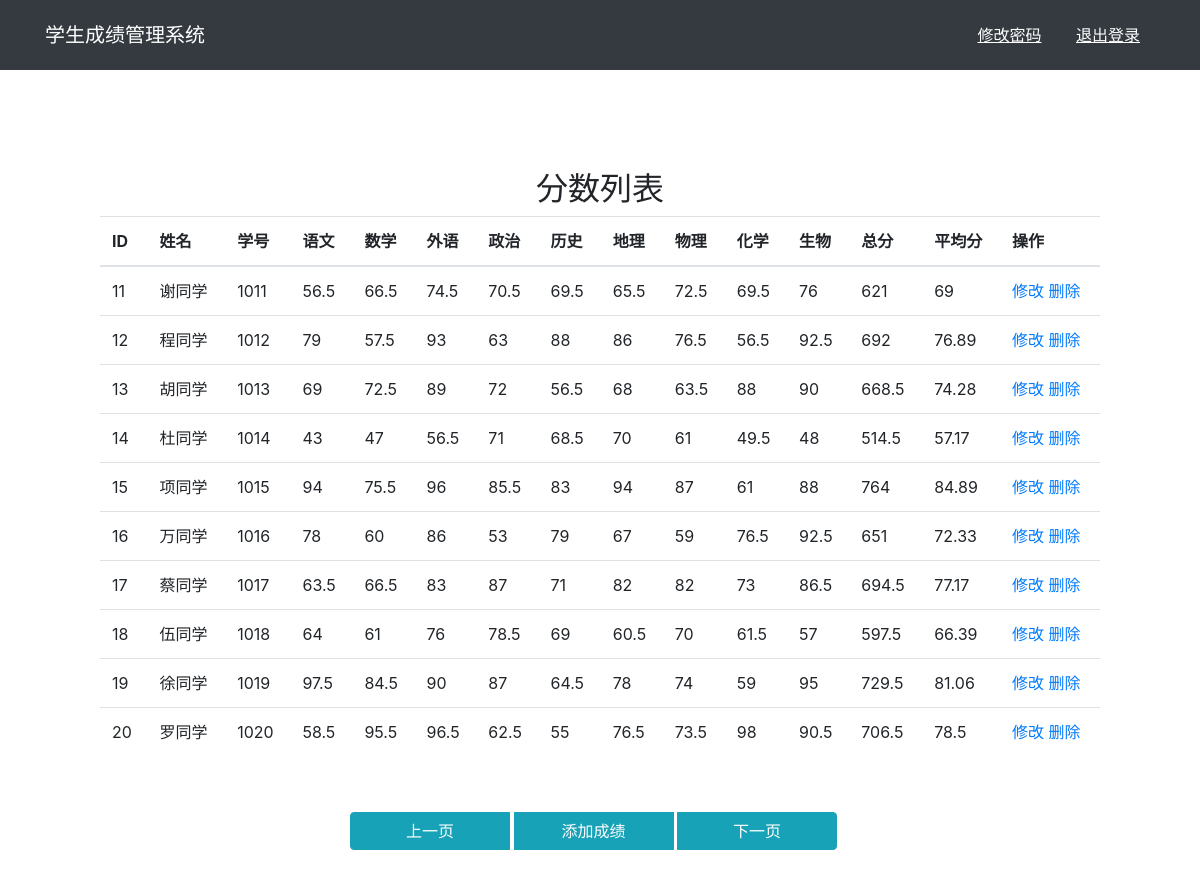
Page /admin/list.php?page=2 on the committed database.
### tables this page shows
CREATE TABLE `scores` (
  `id` int(11) NOT NULL,
  `name` varchar(50) NOT NULL,
  `student_id` varchar(50) NOT NULL,
  `YU` float DEFAULT NULL,
  `SHU` float DEFAULT NULL,
  `WAI` float DEFAULT NULL,
  `ZHENG` float DEFAULT NULL,
  `SHI` float DEFAULT NULL,
  `DI` float DEFAULT NULL,
  `WU` float DEFAULT NULL,
  `HUA` float DEFAULT NULL,
  `SHENG` float DEFAULT NULL
);

### connect.php (called while the page is built, shortened)
<?php
class Connect
{
	public $pdo;
	public function __construct()
	{
		try
		{
			$this->pdo = new PDO(self::dsn,
					self::db_username, self::db_password,
					array(PDO::MYSQL_ATTR_INIT_COMMAND => "set names utf8"));
		} catch (PDOException $e)
		{
			echo '数据库连接失败: ' . $e->getMessage();
			exit();
		}
	}
	private static function buildWhere($where, &$value)
	{
		if($where != null && is_array($where) && count($where) > 0 && is_array($value))
		{
			array_push($value, ...array_values($where));
			$where = 'WHERE ' . join('=? AND ', array_keys($where)) . '=?';
		}
		else
		{
			$where = '';
		}
		return $where;
	}
	public function selectByLimit($table, $fields, $offset, $count, $where = null)
	{
		if(!empty($table) && count($fields) > 0 && $count > 0)
		{
			$fields = join(',', array_values($fields));
			$value = array();
			$where = self::buildWhere($where, $value);
			$query = "SELECT {$fields} FROM {$table} {$where} LIMIT $offset,$count";
			$stmt = $this->pdo->prepare($query);
			if($stmt->execute($value))
			{
				return $stmt->fetchAll();
			}
		}
		return false;
	}
	public function getTotalRows($table)
	{
		return $this->getResultRows($table,null);
	}
	public function getResultRows($table, $where)
	{
		$value = array();
		$where = self::buildWhere($where, $value);
		$query = "SELECT COUNT(*) AS resultRows FROM {$table} {$where}";
		$stmt = $this->pdo->prepare($query);
		if($stmt->execute($value) && $result = $stmt->fetch())
		{
			return $result['resultRows'];
		}
		return 0;
	}
}
?>

### admin/list.php (the view, shortened to what this page needs)
<?php
require_once '../connect.php';
$CONNECT = new Connect();
$page = 1;
if(isset($_GET['page']) && !empty($_GET['page']))
{
	$page = ($_GET['page'] > 1)? $_GET['page'] : 1;
}
$page_rows = 10;
$total_rows = $CONNECT->getTotalRows('scores');
$max_page = ceil($total_rows / $page_rows);
$page = ($page > $max_page)? $max_page : $page;
$page = ($page < 1)? 1 : $page;
$row_start = ($page-1) * $page_rows;
$data = $CONNECT->selectByLimit('scores',array('*'), $row_start, $page_rows);
?>
<!DOCTYPE html>
<html>
<head>
  <link rel="stylesheet" href="../css/bootstrap.min.css">
</head>
<body>
<nav class="navbar navbar-dark navbar-fixed-top bg-dark" style="background:#343a40;">
	<div class="container">
		<a  style="color:white" class="navbar-brand" href="../index.php">学生成绩管理系统</a>
		<div style="float:right;">
			<a style="display:inline-block;color:white;padding:15px;" href="change_password.php" ><u>修改密码</u></a>
			<a style="display:inline-block;color:white;padding:15px;" href="login.php" ><u>退出登录</u></a>
		</div>
	</div>
</nav>
<div style="margin-top:100px;">
	<div class="center-block m-auto" style="width:1000px;">
		<center><h2>分数列表</h2></center>
		<table class="table table-hover mt-6" >
			<thead>
			  <tr>
			    <th>ID</th><th>姓名</th><th>学号</th>
			    <th>语文</th><th>数学</th><th>外语</th>
			    <th>政治</th><th>历史</th><th>地理</th>
			    <th>物理</th><th>化学</th><th>生物</th><th>总分</th><th>平均分</th>
			    <th>操作</th>
			  </tr>
			</thead>
			<tbody>
			  <?php
			  foreach($data as $row){
			  	$zongfen = $row['YU']+$row['SHU']+$row['WAI']+$row['ZHENG']+$row['SHI']+$row['DI']+$row['WU']+$row['HUA']+$row['SHENG'];
			  	$pingjunfen=$zongfen/9;
			  	$pingjunfen  = round($pingjunfen,2);
			  	echo "<tr><td>{$row['id']}</td><td>{$row['name']}</td><td>{$row['student_id']}</td>"
					."<td>{$row['YU']}</td><td>{$row['SHU']}</td><td>{$row['WAI']}</td>"
					."<td>{$row['ZHENG']}</td><td>{$row['SHI']}</td><td>{$row['DI']}</td>"
					."<td>{$row['WU']}</td><td>{$row['HUA']}</td><td>{$row['SHENG']}</td>"
  		            ."</td><td>{$zongfen}</td>"
  		            ."</td><td>{$pingjunfen}</td>"
		  			."<td><a href=\"edit.php?id={$row['id']}\">修改</a>&nbsp;<a href=\"delete.php?id={$row['id']}\">删除</a></td></tr>";
			  }
			  ?>
		    </tbody>
		</table>
		<br/>
		<center>
			<div class="btn-group mt-3" style="width:500px;">
				<?php
					$pre_page = $page - 1;
					$next_page = $page + 1;
					$has_prev = $pre_page >= 1;
					$has_next = $next_page <= $max_page;
				?>
			    <button type="button" style="width:160px;"
				<?php if($has_prev) echo " onclick=\"javascrtpt:window.location.href='list.php?page=$pre_page'\" "; ?>
				class="btn btn-info <?php if(!$has_prev) echo ' disabled ';?>">上一页</button>
				<button type="button" style="width:160px;" onclick="javascrtpt:window.location.href='add.php'" class="btn btn-info">添加成绩</button>
				<button type="button" style="width:160px;"
				<?php if($has_next) echo " onclick=\"javascrtpt:window.location.href='list.php?page=$next_page'\" "; ?>
				class="btn btn-info <?php if(!$has_next) echo ' disabled ';?>">下一页</button>
			</div>
		</center>
		<br/>
		<br/>
		<br/>
		<br/>
	</div>
</div>
</body>
</html>

### rows in the picture
scores: id "11", name "谢同学", student "1011", YU "56.5", SHU "66.5", WAI "74.5", ZHENG "70.5", SHI "69.5", DI "65.5", WU "72.5", HUA "69.5", SHENG "76", zongfen "621", pingjunfen "69"
scores: id "12", name "程同学", student "1012", YU "79", SHU "57.5", WAI "93", ZHENG "63", SHI "88", DI "86", WU "76.5", HUA "56.5", SHENG "92.5", zongfen "692", pingjunfen "76.89"
scores: id "13", name "胡同学", student "1013", YU "69", SHU "72.5", WAI "89", ZHENG "72", SHI "56.5", DI "68", WU "63.5", HUA "88", SHENG "90", zongfen "668.5", pingjunfen "74.28"
scores: id "14", name "杜同学", student "1014", YU "43", SHU "47", WAI "56.5", ZHENG "71", SHI "68.5", DI "70", WU "61", HUA "49.5", SHENG "48", zongfen "514.5", pingjunfen "57.17"
scores: id "15", name "项同学", student "1015", YU "94", SHU "75.5", WAI "96", ZHENG "85.5", SHI "83", DI "94", WU "87", HUA "61", SHENG "88", zongfen "764", pingjunfen "84.89"
scores: id "16", name "万同学", student "1016", YU "78", SHU "60", WAI "86", ZHENG "53", SHI "79", DI "67", WU "59", HUA "76.5", SHENG "92.5", zongfen "651", pingjunfen "72.33"
scores: id "17", name "蔡同学", student "1017", YU "63.5", SHU "66.5", WAI "83", ZHENG "87", SHI "71", DI "82", WU "82", HUA "73", SHENG "86.5", zongfen "694.5", pingjunfen "77.17"
scores: id "18", name "伍同学", student "1018", YU "64", SHU "61", WAI "76", ZHENG "78.5", SHI "69", DI "60.5", WU "70", HUA "61.5", SHENG "57", zongfen "597.5", pingjunfen "66.39"
scores: id "19", name "徐同学", student "1019", YU "97.5", SHU "84.5", WAI "90", ZHENG "87", SHI "64.5", DI "78", WU "74", HUA "59", SHENG "95", zongfen "729.5", pingjunfen "81.06"
scores: id "20", name "罗同学", student "1020", YU "58.5", SHU "95.5", WAI "96.5", ZHENG "62.5", SHI "55", DI "76.5", WU "73.5", HUA "98", SHENG "90.5", zongfen "706.5", pingjunfen "78.5"
